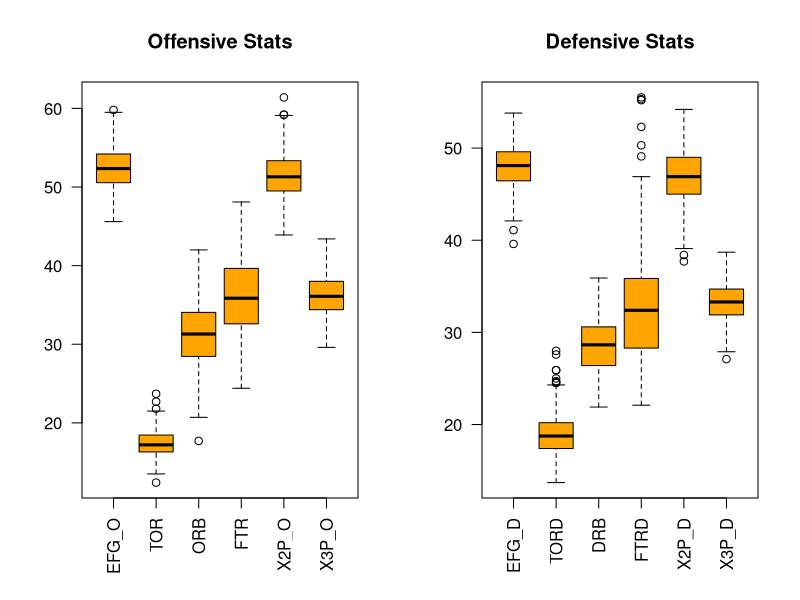
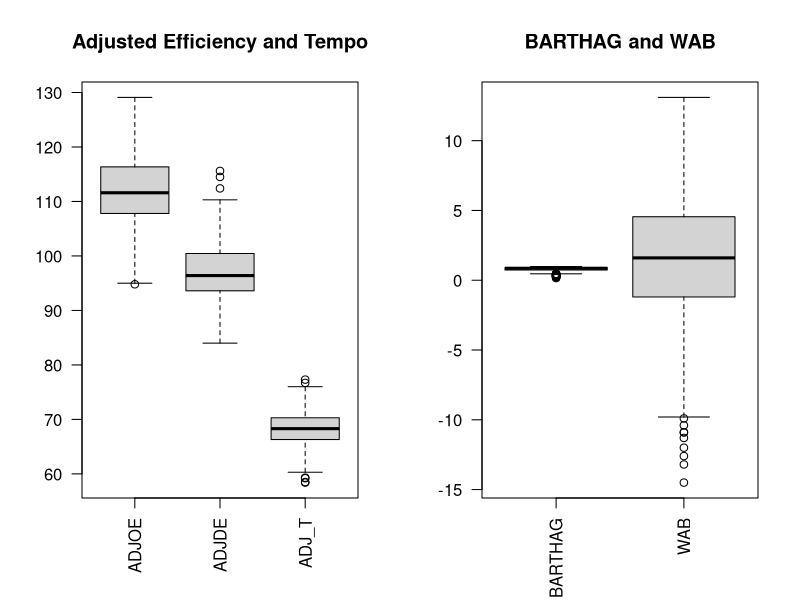

Write R code to recreate these figures, in order. (Note: this script raises an error after producing the figures.)
###
# This file is for data exploration and plotting functions
###
library(ggplot2)
library(corrplot)
library(dplyr)

#load the full file
cbb_full <- read.csv('cbb_full.csv')

cbb_full$YEAR <- as.numeric(cbb_full$YEAR)

unique(cbb_full$TEAM) #353 unique teams
unique(cbb_full$CONF) #33 unique conferences
dim(cbb_full) #1757 observations, 27 columns

#filter to exclude teams that don't make the round of 64
cbb_tourney <- cbb_full %>%
  filter(!is.na(SEED)) #leaves you with 340 observations


par(mfrow=c(1,2))
#Offensive Percentage Stats
boxplot(cbb_tourney[c(8,10,12,14,16,18)], las=2, main = "Offensive Stats", col="orange")
#Defensive Percentage Stats
boxplot(cbb_tourney[c(9,11,13,15,17,19)], las=2, main = "Defensive Stats", col="orange")

par(mfrow=c(1,2))
#adjusted offensive/defensive efficiency/tempo
boxplot(cbb_tourney[c(5:6, 20)], las=2, main="Adjusted Efficiency and Tempo")
#BARTHAG/Wins above Bubble
boxplot(cbb_tourney[c(7,21)], las=2, main="BARTHAG and WAB")

par(mfrow=c(1,2))
#Games/Wins/Coach's Previous Tourney Wins
boxplot(cbb_tourney[c(3:4, 25,26)], las=2, main="Games, Wins, 
        Coach's Tourney Wins", col="orange")
#Coach's Previous Regular Season Wins, 
boxplot(cbb_tourney[27], las=2, main="Coach's Previous Regular 
        Season Wins" )

#No need to plot year, seed, and postseason for outliers


#correlation matrix of quantitative variables
corrplot::corrplot(cor(cbb_tourney[,c(5:21,25:27)]), type="upper")


# Dummy function to remove outliers.  For now this function just returns
#   whatever dataframe was provided as an argument.  Someone will need
#   to fill this out later.
remove_outliers = function(df){
  return(df)
}

# Function to normalize columns of numeric features
normalize_numerics = function(df, feature_cols="all"){
  #df$YEAR = as.factor(df$YEAR)    # protects year column from scaling
  if(feature_cols=="all"){
    # Find all numerica columns and normalize them
    df[,-c(1,2,22,23,24)] = scale(df[,-c(1,2,22,23,24)]) # does not attempt to scale factor columns
  }
  else{
    for(col in feature_cols){
      df[col] = scale[col]
    }
  }
  return(df)
}